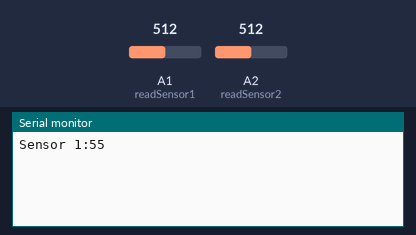
This sketch was run on a simulated Arduino Uno, built with avr-gcc and run on an emulated ATmega328P. On the bench: the last lines printed to the serial monitor. The inputs (shaded band) are chosen by the test bench; at power-on: A1 (readSensor1) = 512, A2 (readSensor2) = 512.

Above: at 1.8 s.
1.9 s: A1 (readSensor1) set to 716
At 2.4 s:
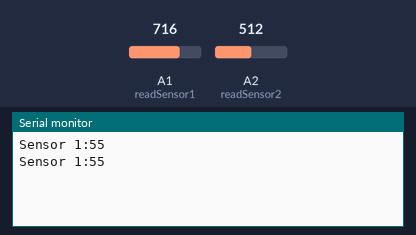
3.4 s: A1 (readSensor1) set to 900
At 4.8 s:
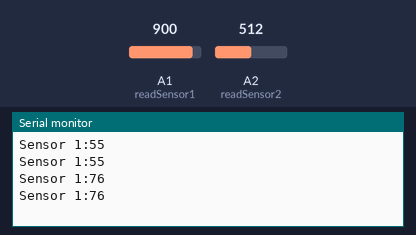
Timing chart, 0 to 6.4 s (numbered marks = the images above; inputs shaded):
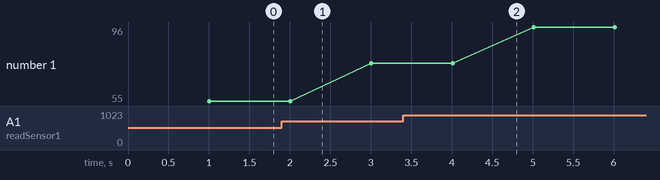

Measured:
- plotted number 1: 55 → 76 after the input at 1.9 s, 76 → 96 after the input at 3.4 s

The sketch:

FV_-_Lysm_ling.ino
```cpp
int readSensor1 = A1;
int readSensor2 = A2;
int sensor1Value = 0;
int sensor2Value = 0;
int lumen1 = 0;
int lumen2 = 0;
String stringSensor1 = "Sensor 1:";
String stringSensor2 = "Sensor 2:";
void setup() {
  // put your setup code here, to run once:
  Serial.begin(9600);
  pinMode(readSensor1, INPUT);
  pinMode(readSensor2, INPUT);

}

void loop() {
  // put your main code here, to run repeatedly:
  sensor1Value = analogRead(readSensor1);
  sensor2Value = analogRead(readSensor2);

  delay(1000);
  lumen1 = map(sensor1Value, 0, 1023, 0, 110);
  lumen2 = map(sensor2Value, 0, 1023, 0, 110);


delay(1);
Serial.println(stringSensor1 + lumen1);
delay(1);
//Serial.println(stringSensor2 + lumen2);


}
```
